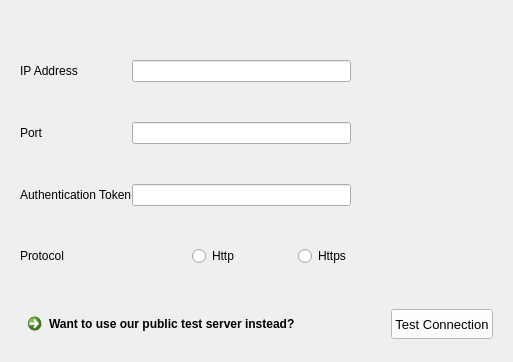
                                  <widget class="QWidget" name="remote">
                                   <layout class="QVBoxLayout" name="verticalLayout">
                                    <property name="spacing">
                                     <number>10</number>
                                    </property>
                                    <property name="leftmargin" stdset="0">
                                     <number>10</number>
                                    </property>
                                    <property name="topmargin" stdset="0">
                                     <number>10</number>
                                    </property>
                                    <property name="rightmargin" stdset="0">
                                     <number>10</number>
                                    </property>
                                    <property name="bottommargin" stdset="0">
                                     <number>10</number>
                                    </property>
                                    <item>
                                     <widget class="QFrame" name="grid">
                                      <property name="minimumsize" stdset="0">
                                       <size>
                                        <width>0</width>
                                        <height>70</height>
                                       </size>
                                      </property>
                                      <property name="maximumsize" stdset="0">
                                       <size>
                                        <width>16777215</width>
                                        <height>70</height>
                                       </size>
                                      </property>
                                      <layout class="QGridLayout" name="gridLayout">
                                       <property name="spacing">
                                        <number>0</number>
                                       </property>
                                       <item row="7" column="2">
                                        <widget class="QRadioButton" name="httpRadio">
                                         <property name="text">
                                          <string>Http</string>
                                         </property>
                                        </widget>
                                       </item>
                                       <item row="2" column="0" colspan="8">
                                        <spacer name="verticalSpacer_13">
                                         <property name="orientation">
                                          <enum>Qt::Orientation::Vertical</enum>
                                         </property>
                                         <property name="sizeHint" stdset="0">
                                          <size>
                                           <width>20</width>
                                           <height>40</height>
                                          </size>
                                         </property>
                                        </spacer>
                                       </item>
                                       <item row="6" column="0" colspan="8">
                                        <spacer name="verticalSpacer_15">
                                         <property name="orientation">
                                          <enum>Qt::Orientation::Vertical</enum>
                                         </property>
                                         <property name="sizeHint" stdset="0">
                                          <size>
                                           <width>20</width>
                                           <height>40</height>
                                          </size>
                                         </property>
                                        </spacer>
                                       </item>
                                       <item row="0" column="0" colspan="8">
                                        <spacer name="verticalSpacer_12">
                                         <property name="orientation">
                                          <enum>Qt::Orientation::Vertical</enum>
                                         </property>
                                         <property name="sizeHint" stdset="0">
                                          <size>
                                           <width>20</width>
                                           <height>40</height>
                                          </size>
                                         </property>
                                        </spacer>
                                       </item>
                                       <item row="9" column="0" colspan="4">
                                        <widget class="QCommandLinkButton" name="usePublicServerButton">
                                         <property name="text">
                                          <string>Want to use our public test server instead?</string>
                                         </property>
                                        </widget>
                                       </item>
                                       <item row="3" column="1" colspan="4">
                                        <widget class="QLineEdit" name="portInput"/>
                                       </item>
                                       <item row="9" column="7">
                                        <widget class="QPushButton" name="testConnectionButton">
                                         <property name="minimumSize">
                                          <size>
                                           <width>50</width>
                                           <height>30</height>
                                          </size>
                                         </property>
                                         <property name="font">
                                          <font>
                                           <family>Segoe UI</family>
                                           <pointsize>10</pointsize>
                                           <italic>false</italic>
                                           <bold>false</bold>
                                          </font>
                                         </property>
                                         <property name="cursor">
                                          <cursorShape>PointingHandCursor</cursorShape>
                                         </property>
                                         <property name="styleSheet">
                                          <string notr="true">background-color: rgb(255, 255, 255);</string>
                                         </property>
                                         <property name="text">
                                          <string>Test Connection</string>
                                         </property>
                                         <property name="icon">
                                          <iconset resource="resources.qrc">
                                           <normaloff>:/icons/images/icons/cil-link.png</normaloff>:/icons/images/icons/cil-link.png</iconset>
                                         </property>
                                        </widget>
                                       </item>
                                       <item row="8" column="0" colspan="8">
                                        <spacer name="verticalSpacer_18">
                                         <property name="orientation">
                                          <enum>Qt::Orientation::Vertical</enum>
                                         </property>
                                         <property name="sizeHint" stdset="0">
                                          <size>
                                           <width>20</width>
                                           <height>40</height>
                                          </size>
                                         </property>
                                        </spacer>
                                       </item>
                                       <item row="1" column="0">
                                        <widget class="QLabel" name="ipAddressLabel">
                                         <property name="text">
                                          <string>IP Address</string>
                                         </property>
                                        </widget>
                                       </item>
                                       <item row="5" column="0">
                                        <widget class="QLabel" name="authTokenLabel">
                                         <property name="text">
                                          <string>Authentication Token</string>
                                         </property>
                                        </widget>
                                       </item>
                                       <item row="7" column="1">
                                        <spacer name="horizontalSpacer_11">
                                         <property name="orientation">
                                          <enum>Qt::Orientation::Horizontal</enum>
                                         </property>
                                         <property name="sizeHint" stdset="0">
                                          <size>
                                           <width>40</width>
                                           <height>20</height>
                                          </size>
                                         </property>
                                        </spacer>
                                       </item>
                                       <item row="3" column="0">
                                        <widget class="QLabel" name="portLabel">
                                         <property name="text">
                                          <string>Port</string>
                                         </property>
                                        </widget>
                                       </item>
                                       <item row="1" column="1" colspan="4">
                                        <widget class="QLineEdit" name="ipAddressInput"/>
                                       </item>
                                       <item row="7" column="0">
                                        <widget class="QLabel" name="protocolLabel">
                                         <property name="text">
                                          <string>Protocol</string>
                                         </property>
                                        </widget>
                                       </item>
                                       <item row="5" column="1" colspan="4">
                                        <widget class="QLineEdit" name="authTokenInput"/>
                                       </item>
                                       <item row="7" column="4">
                                        <widget class="QRadioButton" name="httpsRadio">
                                         <property name="text">
                                          <string>Https</string>
                                         </property>
                                        </widget>
                                       </item>
                                       <item row="4" column="0" colspan="8">
                                        <spacer name="verticalSpacer_14">
                                         <property name="orientation">
                                          <enum>Qt::Orientation::Vertical</enum>
                                         </property>
                                         <property name="sizeHint" stdset="0">
                                          <size>
                                           <width>20</width>
                                           <height>40</height>
                                          </size>
                                         </property>
                                        </spacer>
                                       </item>
                                       <item row="7" column="3">
                                        <spacer name="horizontalSpacer_14">
                                         <property name="orientation">
                                          <enum>Qt::Orientation::Horizontal</enum>
                                         </property>
                                         <property name="sizeHint" stdset="0">
                                          <size>
                                           <width>40</width>
                                           <height>20</height>
                                          </size>
                                         </property>
                                        </spacer>
                                       </item>
                                       <item row="7" column="5">
                                        <spacer name="horizontalSpacer_13">
                                         <property name="orientation">
                                          <enum>Qt::Orientation::Horizontal</enum>
                                         </property>
                                         <property name="sizeHint" stdset="0">
                                          <size>
                                           <width>40</width>
                                           <height>20</height>
                                          </size>
                                         </property>
                                        </spacer>
                                       </item>
                                       <item row="7" column="7">
                                        <spacer name="horizontalSpacer_12">
                                         <property name="orientation">
                                          <enum>Qt::Orientation::Horizontal</enum>
                                         </property>
                                         <property name="sizeHint" stdset="0">
                                          <size>
                                           <width>40</width>
                                           <height>20</height>
                                          </size>
                                         </property>
                                        </spacer>
                                       </item>
                                      </layout>
                                     </widget>
                                    </item>
                                   </layout>
                                  </widget>
